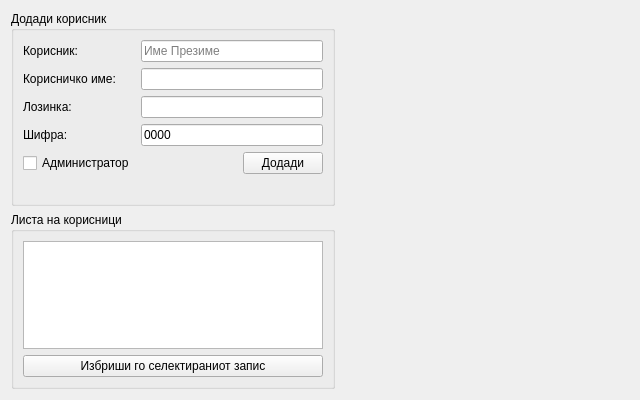
<?xml version="1.0" encoding="UTF-8"?>
<ui version="4.0">
 <class>ProfileWindow</class>
 <widget class="QWidget" name="ProfileWindow">
  <property name="geometry">
   <rect>
    <x>0</x>
    <y>0</y>
    <width>640</width>
    <height>400</height>
   </rect>
  </property>
  <property name="sizePolicy">
   <sizepolicy hsizetype="Expanding" vsizetype="Expanding">
    <horstretch>0</horstretch>
    <verstretch>0</verstretch>
   </sizepolicy>
  </property>
  <property name="windowTitle">
   <string>Form</string>
  </property>
  <layout class="QGridLayout" name="gridLayout">
   <item row="0" column="0">
    <widget class="QGroupBox" name="groupBox_10">
     <property name="title">
      <string>Додади корисник</string>
     </property>
     <layout class="QVBoxLayout" name="verticalLayout_10">
      <item>
       <layout class="QGridLayout" name="gridLayout_4">
        <item row="5" column="1">
         <widget class="QWidget" name="widget" native="true">
          <property name="sizePolicy">
           <sizepolicy hsizetype="Preferred" vsizetype="Preferred">
            <horstretch>0</horstretch>
            <verstretch>0</verstretch>
           </sizepolicy>
          </property>
          <property name="maximumSize">
           <size>
            <width>500</width>
            <height>16777215</height>
           </size>
          </property>
          <layout class="QHBoxLayout" name="horizontalLayout_18">
           <property name="spacing">
            <number>0</number>
           </property>
           <property name="leftMargin">
            <number>0</number>
           </property>
           <property name="topMargin">
            <number>0</number>
           </property>
           <property name="rightMargin">
            <number>0</number>
           </property>
           <property name="bottomMargin">
            <number>0</number>
           </property>
           <item>
            <spacer name="horizontalSpacer_5">
             <property name="orientation">
              <enum>Qt::Horizontal</enum>
             </property>
             <property name="sizeHint" stdset="0">
              <size>
               <width>40</width>
               <height>20</height>
              </size>
             </property>
            </spacer>
           </item>
           <item>
            <widget class="QPushButton" name="buttonAddProfile">
             <property name="text">
              <string>Додади</string>
             </property>
            </widget>
           </item>
          </layout>
         </widget>
        </item>
        <item row="5" column="0">
         <widget class="QCheckBox" name="checkBoxAdmin">
          <property name="sizePolicy">
           <sizepolicy hsizetype="Fixed" vsizetype="Fixed">
            <horstretch>0</horstretch>
            <verstretch>0</verstretch>
           </sizepolicy>
          </property>
          <property name="maximumSize">
           <size>
            <width>16777215</width>
            <height>16777215</height>
           </size>
          </property>
          <property name="text">
           <string>Администратор</string>
          </property>
         </widget>
        </item>
        <item row="1" column="0">
         <widget class="QLabel" name="label_4">
          <property name="text">
           <string>Корисничко име:</string>
          </property>
         </widget>
        </item>
        <item row="0" column="1">
         <widget class="QLineEdit" name="lineEditAddProfileName">
          <property name="maximumSize">
           <size>
            <width>500</width>
            <height>16777215</height>
           </size>
          </property>
          <property name="placeholderText">
           <string>Име Презиме</string>
          </property>
         </widget>
        </item>
        <item row="2" column="0">
         <widget class="QLabel" name="label_5">
          <property name="text">
           <string>Лозинка:</string>
          </property>
         </widget>
        </item>
        <item row="4" column="1">
         <spacer name="horizontalSpacer_2">
          <property name="orientation">
           <enum>Qt::Horizontal</enum>
          </property>
          <property name="sizeHint" stdset="0">
           <size>
            <width>40</width>
            <height>0</height>
           </size>
          </property>
         </spacer>
        </item>
        <item row="0" column="0">
         <widget class="QLabel" name="label_3">
          <property name="text">
           <string>Корисник:</string>
          </property>
         </widget>
        </item>
        <item row="1" column="1">
         <widget class="QLineEdit" name="lineEditAddProfileUsername">
          <property name="maximumSize">
           <size>
            <width>500</width>
            <height>16777215</height>
           </size>
          </property>
         </widget>
        </item>
        <item row="2" column="1">
         <widget class="QLineEdit" name="lineEditAddProfilePassword">
          <property name="maximumSize">
           <size>
            <width>500</width>
            <height>16777215</height>
           </size>
          </property>
          <property name="echoMode">
           <enum>QLineEdit::Password</enum>
          </property>
         </widget>
        </item>
        <item row="4" column="0">
         <spacer name="horizontalSpacer_3">
          <property name="orientation">
           <enum>Qt::Horizontal</enum>
          </property>
          <property name="sizeType">
           <enum>QSizePolicy::Fixed</enum>
          </property>
          <property name="sizeHint" stdset="0">
           <size>
            <width>100</width>
            <height>0</height>
           </size>
          </property>
         </spacer>
        </item>
        <item row="3" column="0">
         <widget class="QLabel" name="label">
          <property name="text">
           <string>Шифра:</string>
          </property>
         </widget>
        </item>
        <item row="3" column="1">
         <widget class="QLineEdit" name="lineEditAddProfileCode">
          <property name="maximumSize">
           <size>
            <width>500</width>
            <height>16777215</height>
           </size>
          </property>
          <property name="inputMask">
           <string>0000</string>
          </property>
          <property name="text">
           <string>0000</string>
          </property>
         </widget>
        </item>
       </layout>
      </item>
      <item>
       <spacer name="horizontalSpacer_11">
        <property name="orientation">
         <enum>Qt::Horizontal</enum>
        </property>
        <property name="sizeType">
         <enum>QSizePolicy::Expanding</enum>
        </property>
        <property name="sizeHint" stdset="0">
         <size>
          <width>300</width>
          <height>20</height>
         </size>
        </property>
       </spacer>
      </item>
      <item>
       <spacer name="verticalSpacer">
        <property name="orientation">
         <enum>Qt::Vertical</enum>
        </property>
        <property name="sizeType">
         <enum>QSizePolicy::Minimum</enum>
        </property>
        <property name="sizeHint" stdset="0">
         <size>
          <width>20</width>
          <height>0</height>
         </size>
        </property>
       </spacer>
      </item>
     </layout>
    </widget>
   </item>
   <item row="1" column="0">
    <widget class="QGroupBox" name="groupBox_9">
     <property name="title">
      <string>Листа на корисници</string>
     </property>
     <layout class="QVBoxLayout" name="verticalLayout_16">
      <item>
       <widget class="QTableView" name="tableProfile">
        <property name="editTriggers">
         <set>QAbstractItemView::NoEditTriggers</set>
        </property>
        <property name="selectionMode">
         <enum>QAbstractItemView::SingleSelection</enum>
        </property>
        <property name="selectionBehavior">
         <enum>QAbstractItemView::SelectRows</enum>
        </property>
        <property name="gridStyle">
         <enum>Qt::SolidLine</enum>
        </property>
        <property name="sortingEnabled">
         <bool>true</bool>
        </property>
        <attribute name="horizontalHeaderCascadingSectionResizes">
         <bool>false</bool>
        </attribute>
        <attribute name="horizontalHeaderHighlightSections">
         <bool>true</bool>
        </attribute>
        <attribute name="horizontalHeaderShowSortIndicator" stdset="0">
         <bool>true</bool>
        </attribute>
        <attribute name="horizontalHeaderStretchLastSection">
         <bool>true</bool>
        </attribute>
        <attribute name="verticalHeaderVisible">
         <bool>false</bool>
        </attribute>
        <attribute name="verticalHeaderShowSortIndicator" stdset="0">
         <bool>false</bool>
        </attribute>
       </widget>
      </item>
      <item>
       <widget class="QPushButton" name="buttonRemoveProfile">
        <property name="text">
         <string>Избриши го селектираниот запис</string>
        </property>
       </widget>
      </item>
     </layout>
    </widget>
   </item>
   <item row="0" column="1">
    <spacer name="horizontalSpacer">
     <property name="orientation">
      <enum>Qt::Horizontal</enum>
     </property>
     <property name="sizeHint" stdset="0">
      <size>
       <width>40</width>
       <height>20</height>
      </size>
     </property>
    </spacer>
   </item>
  </layout>
 </widget>
 <resources/>
 <connections/>
</ui>
